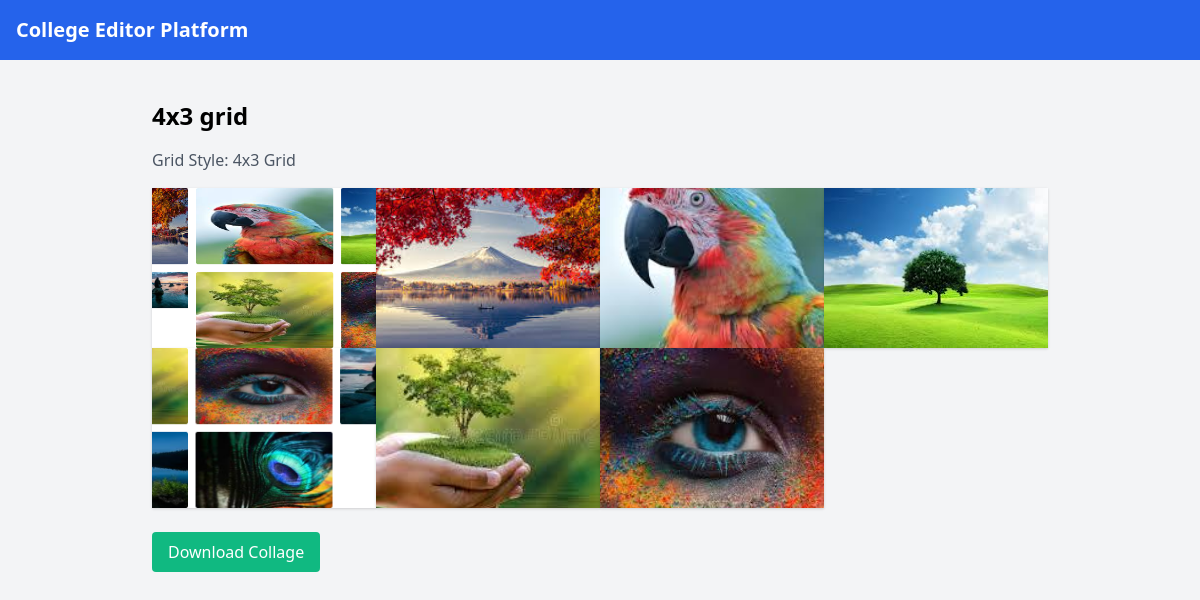
The app's page /collage/28/ with its own data.
### collage/models.py (models this page shows, shortened)
class Collage(models.Model):
    GRID_STYLE_CHOICES = [
        ('2x2', '2x2 Grid'),
        ('3x3', '3x3 Grid'),
        ('4x4', '4x4 Grid'),
        ('2x3', '2x3 Grid'),
        ('3x2', '3x2 Grid'),
        ('4x3', '4x3 Grid'),
        ('3x4', '3x4 Grid'),
    ]
    title = models.CharField(max_length=255)
    grid_style = models.CharField(max_length=10, choices=GRID_STYLE_CHOICES, default='3x3')
    created_at = models.DateTimeField(auto_now_add=True)

class ImageItem(models.Model):
    collage = models.ForeignKey(Collage, related_name='images', on_delete=models.CASCADE)
    image = models.ImageField(upload_to='collage_images/')

### collage/views.py (the view)
# urls.py: path('collage/<int:collage_id>/', views.collage_display, name='collage_display'),
def collage_display(request, collage_id):
    collage = get_object_or_404(Collage, id=collage_id)
    images = collage.images.all()
    grid_style = collage.grid_style
    if 'x' in grid_style:
        cols = int(grid_style.split('x')[0])
    else:
        cols = 3  # default
    return render(request, 'collage/display.html', {
        'collage': collage,
        'images': images,
        'grid_cols': cols
    })

### collage/templates/collage/display.html (shortened to what this page needs)
{% extends 'base.html' %}
{% block content %}
<div class="max-w-4xl mx-auto mt-10">
    <h2 class="text-2xl font-bold mb-4">{{ collage.title }}</h2>
    <p class="text-gray-600 mb-4">Grid Style: {{ collage.get_grid_style_display }}</p>
    <div id="collage-grid" class="grid gap-0" style="grid-template-columns: repeat({{ grid_cols }}, 1fr);">
        {% for image in images %}
        <div>
            <img src="{{ image.image.url }}" class="w-full h-40 object-cover rounded-none shadow" />
        </div>
        {% endfor %}
    </div>
    <button id="download-btn" class="mt-6 bg-green-500 text-white px-4 py-2 rounded">Download Collage</button>
</div>
{% endblock %}

### records on screen
Collage: title "4x3 grid", grid_style "4x3 Grid"
ImageItem: image (picture)
ImageItem: image (picture)
ImageItem: image (picture)
ImageItem: image (picture)
ImageItem: image (picture)
ImageItem: image (picture)
ImageItem: image (picture)
